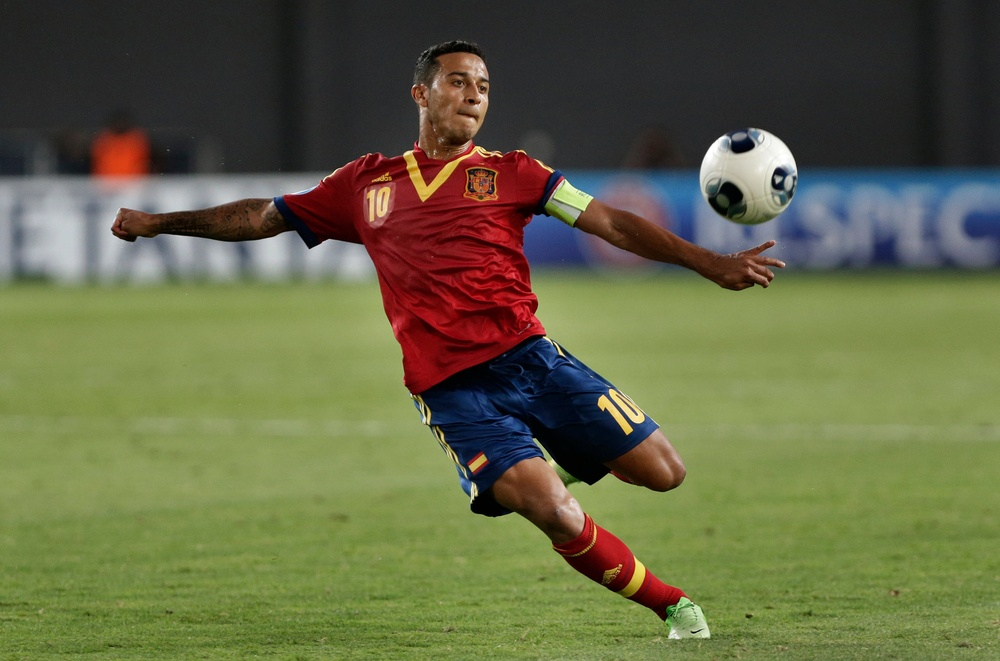
#> input picture cv-1.jpg, 1000 x 661 px, shrunk from 2048 x 1354 before the run
$ python p1-startd-images.py
#> lines starting #> are read from the running program, lines starting #| are printed output that depends on the picture
import numpy as np
import cv2
from matplotlib import pyplot as plt

# load a color image in grayscale
img = cv2.imread('cv-1.jpg', 0)
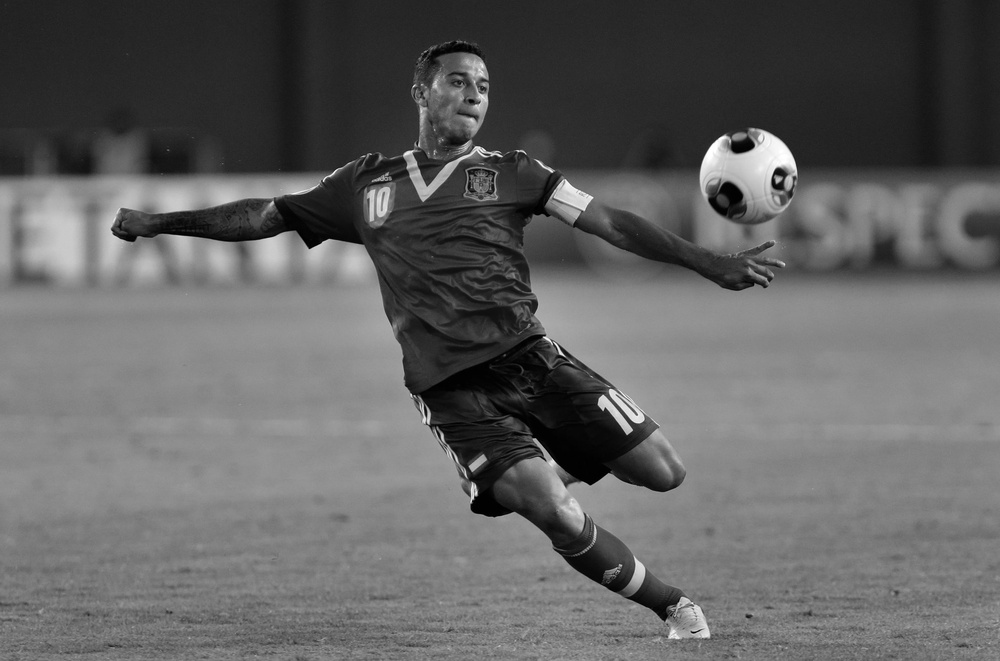
#> img: shape (661, 1000); min 0, max 255, mean 97.8

cv2.imshow('image', img)

# wait x number of milliseconds for keyboard entry - 0 = infinite
k = cv2.waitKey(0) & 0xFF # for x64 add 0xFF
#> (key Esc is pressed here)

if k == 27: # esc key
	cv2.destroyAllWindows() # use destroyWindow() to kill specific window
elif k == ord('s'): # s key
	# write an image to disk
	cv2.imgwrite('cv-1.png', img)
	cv2.destroyAllWindows()


########################
# matplot lib
#########################
plt.imshow(img, cmap = 'gray', interpolation = 'bicubic')
plt.xticks([]), plt.yticks([])  # to hide tick values on X and Y axis
plt.show()

# wait x number of milliseconds for keyboard entry - 0 = infinite
k = cv2.waitKey(0) & 0xFF # for x64 add 0xFF
#> (key Esc is pressed here)

if k == 27: # esc key
	cv2.destroyAllWindows() # use destroyWindow() to kill specific window
elif k == ord('s'): # s key
	# write an image to disk
	cv2.imgwrite('cv-1.png', img)
	cv2.destroyAllWindows()


# OpenCV follows BGR order, while matplotlib likely follows RGB order.
# need to convert to display opencv image in matplotlib
img = cv2.imread('cv-1.jpg')
#> img is the input picture: shape (661, 1000, 3); mean B, G, R 69, 102.4, 99.8

b,g,r = cv2.split(img) # split bgr colors
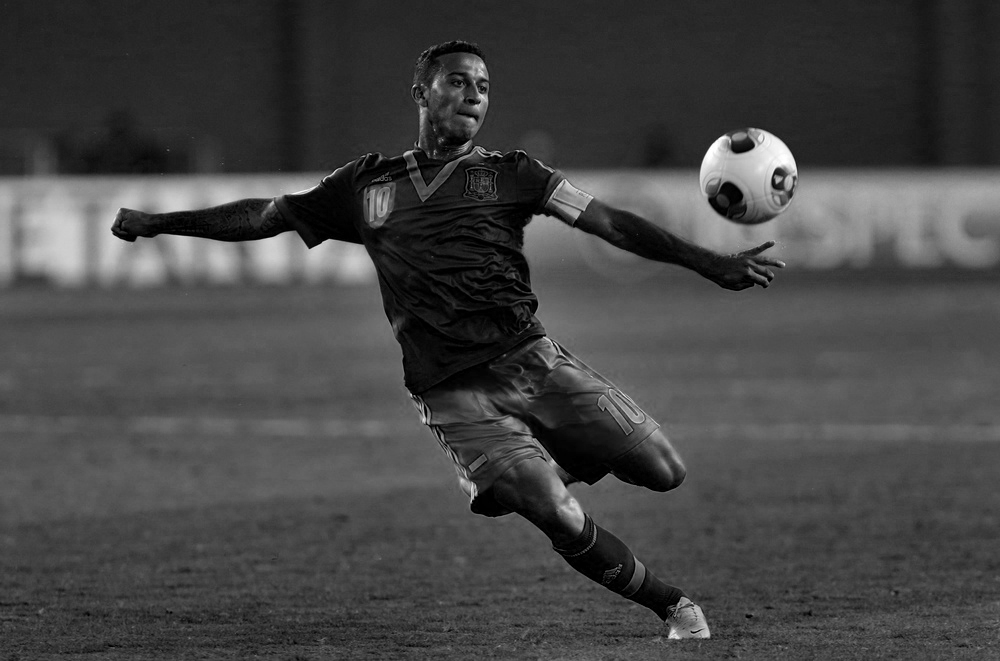
#> b: shape (661, 1000); min 0, max 255, mean 69
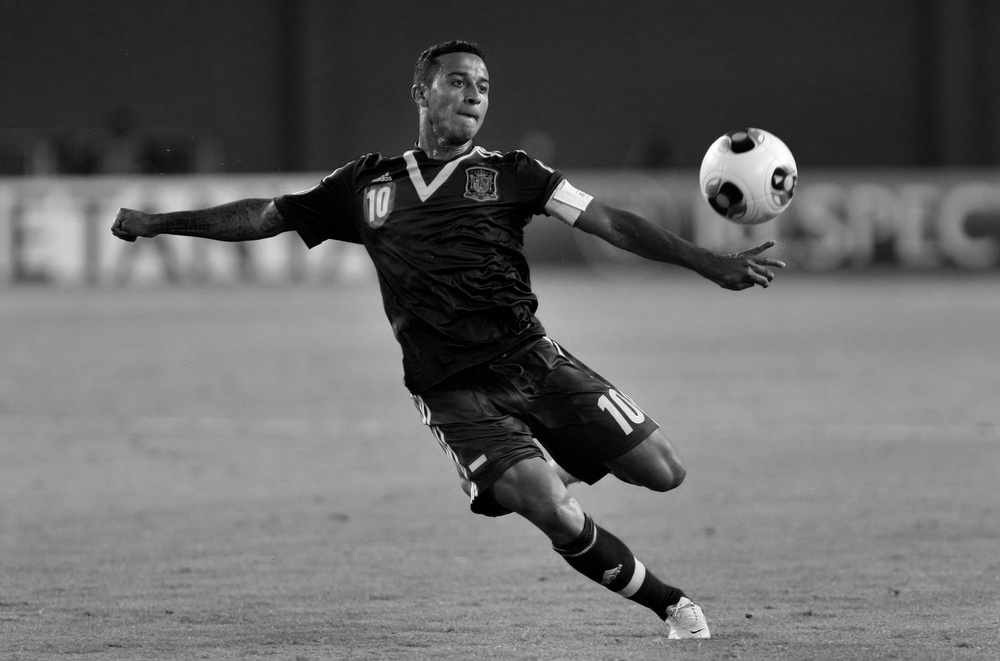
#> g: shape (661, 1000); min 0, max 255, mean 102.4
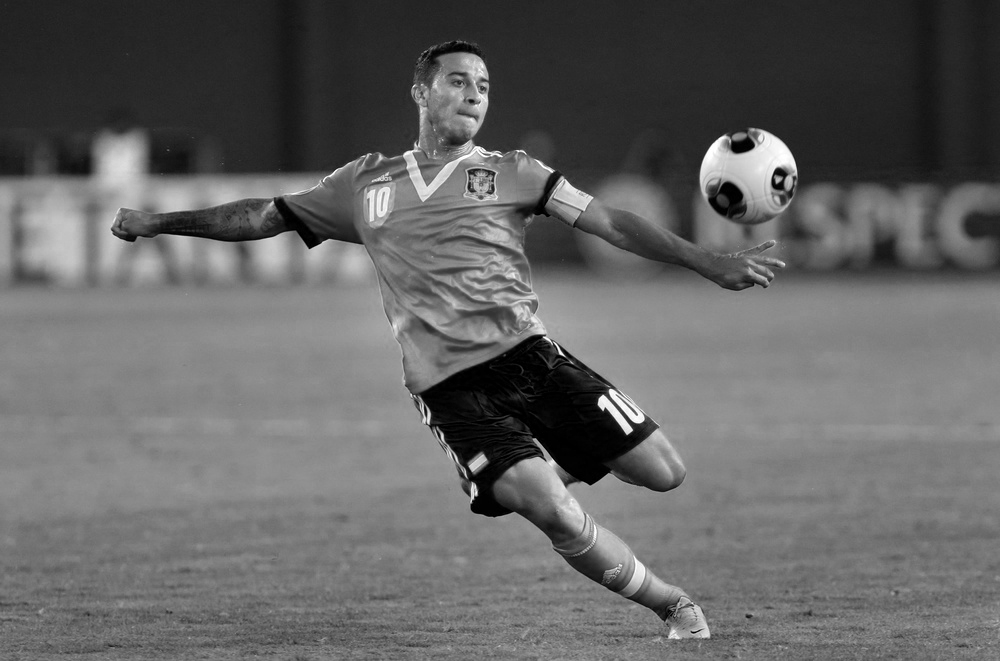
#> r: shape (661, 1000); min 0, max 255, mean 99.8
img2 = cv2.merge([r,g,b]) # merge them back but into rgb order

plt.subplot(121);plt.imshow(img) # expects distorted color
plt.subplot(122);plt.imshow(img2) # expect true color
plt.show()
#> figure, not shown here; B, G, R data is drawn as R, G, B

cv2.waitKey(0)
cv2.destroyAllWindows()
